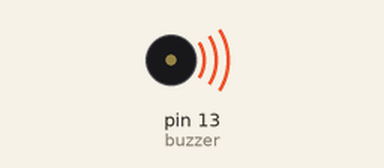
Simulated run of this sketch. Board: Arduino Uno, built with avr-gcc and run on an emulated ATmega328P. On the bench: buzzer (waves = sounding, pin HIGH).

Above: at 0.15 s.
Timing chart, 0 to 3.0 s (numbered marks = the images above):
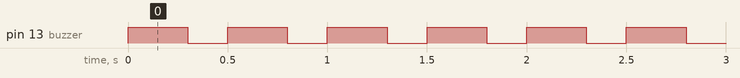

The sketch:

BuzzerBeep.ino
```cpp
int buzzer = 13;

void setup() {
  // put your setup code here, to run once:
  pinMode(buzzer, OUTPUT);
}

void loop() {
  // put your main code here, to run repeatedly:
  digitalWrite(buzzer, HIGH);
  delay(300);
  digitalWrite(buzzer, LOW);
  delay(200);
}
```

Measured:
- by itself, pin 13 (buzzer): alternates HIGH for 0.30 s and LOW for 0.20 s
